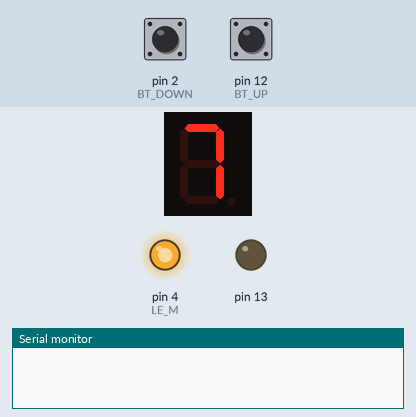
Simulated run of this sketch. Board: Arduino Uno, built with avr-gcc and run on an emulated ATmega328P. Shown: 1-digit seven-segment display, output pins drawn as LEDs (lit = HIGH), the last lines printed to the serial monitor. Wiring (inferred from the names in the program): 1-digit 7-segment display, segments lit when HIGH: segments pin 5, pin 6, pin 7, pin 8, pin 9, pin 10, pin 11. The test bench sets the inputs (shaded band); at power-on: pin 12 (BT_UP) HIGH, pin 2 (BT_DOWN) HIGH. The segment pins are drawn as the display they are named for; pins used as bus, display or sensor lines are not drawn.

Above: at 1.2 s.
1.3 s: pin 12 (BT_UP) pulled LOW for 0.15 s
At 1.41 s:
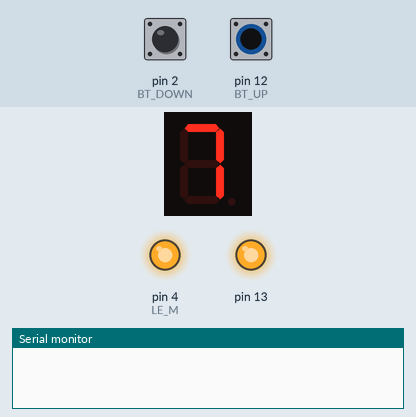
3.0 s: pin 12 (BT_UP) pulled LOW for 3.2 s
At 7.0 s:
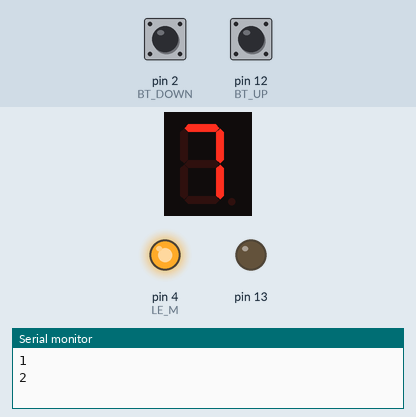
7.7 s: pin 2 (BT_DOWN) pulled LOW for 3.2 s
At 8.1 s:
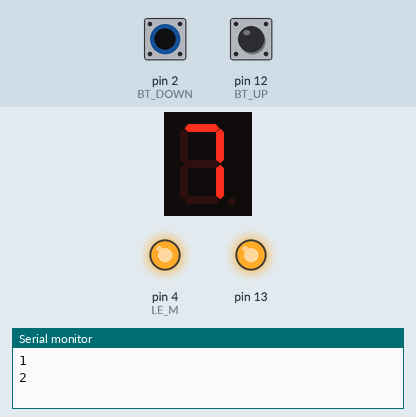
Timing chart, 0 to 12.5 s (numbered marks = the images above; inputs shaded):
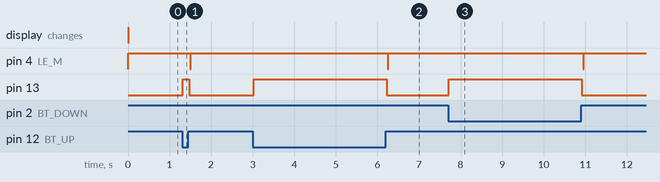

The sketch:

displaycounter.ino
```cpp
int BT_UP 	= 12;
int BT_DOWN = 2;
int VALOR = 0;
int VALOR_TEMP = 0;

int LE_U = 7;
int LE_D = 6;
int LE_C = 5;
int LE_M = 4;

int A_DT = 8;
int B_DT = 9;
int C_DT = 10;
int D_DT = 11;

int VALOR_M = 0;
int VALOR_C = 0;
int VALOR_D = 0;
int VALOR_U = 0;


void seta_ABCD (int entrada){
  if (entrada == 0){
    digitalWrite(D_DT, LOW);
  	digitalWrite(C_DT, LOW);
  	digitalWrite(B_DT, LOW);
    digitalWrite(A_DT, LOW);}

  if (entrada == 1){
    digitalWrite(D_DT, LOW);
  	digitalWrite(C_DT, LOW);
  	digitalWrite(B_DT, LOW);
    digitalWrite(A_DT, HIGH);}

  if (entrada == 2){
    digitalWrite(D_DT, LOW);
  	digitalWrite(C_DT, LOW);
  	digitalWrite(B_DT, HIGH);
    digitalWrite(A_DT, LOW);}

  if (entrada == 3){
    digitalWrite(D_DT, LOW);
  	digitalWrite(C_DT, LOW);
  	digitalWrite(B_DT, HIGH);
    digitalWrite(A_DT, HIGH);}

  if (entrada == 4){
    digitalWrite(D_DT, LOW);
  	digitalWrite(C_DT, HIGH);
  	digitalWrite(B_DT, LOW);
    digitalWrite(A_DT, LOW);}

  if (entrada == 5){
    digitalWrite(D_DT, LOW);
  	digitalWrite(C_DT, HIGH);
  	digitalWrite(B_DT, LOW);
    digitalWrite(A_DT, HIGH);}

  if (entrada == 6){
    digitalWrite(D_DT, LOW);
  	digitalWrite(C_DT, HIGH);
  	digitalWrite(B_DT, HIGH);
    digitalWrite(A_DT, LOW);}

  if (entrada == 7){
    digitalWrite(D_DT, LOW);
  	digitalWrite(C_DT, HIGH);
  	digitalWrite(B_DT, HIGH);
    digitalWrite(A_DT, HIGH);}

  if (entrada == 8){
    digitalWrite(D_DT, HIGH);
  	digitalWrite(C_DT, LOW);
  	digitalWrite(B_DT, LOW);
    digitalWrite(A_DT, LOW);}

  if (entrada == 9){
    digitalWrite(D_DT, HIGH);
  	digitalWrite(C_DT, LOW);
  	digitalWrite(B_DT, LOW);
    digitalWrite(A_DT, HIGH);}}


void ATUALIZA_DISP (void){

  VALOR_M = VALOR / 1000;
  VALOR_C = (VALOR / 100) - (10*VALOR_M);
  VALOR_D = (VALOR / 10) - (10*VALOR_C) - (100*VALOR_M);
  VALOR_U = VALOR - (10*VALOR_D) - (100*VALOR_C) - (1000*VALOR_M);

  seta_ABCD (VALOR_U);

  digitalWrite(LE_U, LOW);
  delay(10);
  digitalWrite(LE_U, HIGH);

  seta_ABCD (VALOR_D);

  digitalWrite(LE_D, LOW);
  delay(10);
  digitalWrite(LE_D, HIGH);

  seta_ABCD (VALOR_C);

  digitalWrite(LE_C, LOW);
  delay(10);
  digitalWrite(LE_C, HIGH);

  seta_ABCD (VALOR_M);

  digitalWrite(LE_M, LOW);
  delay(10);
  digitalWrite(LE_M, HIGH);
}


void setup(){
  Serial.begin(9600);
  pinMode(12, INPUT_PULLUP);
  pinMode(2, INPUT_PULLUP);
  pinMode(13, OUTPUT);

  pinMode(LE_U, OUTPUT);
  pinMode(LE_D, OUTPUT);
  pinMode(LE_C, OUTPUT);
  pinMode(LE_M, OUTPUT);
  pinMode(D_DT, OUTPUT);
  pinMode(C_DT, OUTPUT);
  pinMode(B_DT, OUTPUT);
  pinMode(A_DT, OUTPUT);

  digitalWrite(A_DT, LOW);
  digitalWrite(B_DT, LOW);
  digitalWrite(C_DT, LOW);
  digitalWrite(D_DT, LOW);

  digitalWrite(LE_U, LOW);
  digitalWrite(LE_D, LOW);
  digitalWrite(LE_C, LOW);
  digitalWrite(LE_M, LOW);

  delay(10);

  digitalWrite(LE_U, HIGH);
  digitalWrite(LE_D, HIGH);
  digitalWrite(LE_C, HIGH);
  digitalWrite(LE_M, HIGH);


}

void loop(){

  if (VALOR != VALOR_TEMP){
    Serial.println(VALOR);
    ATUALIZA_DISP ();
    VALOR_TEMP = VALOR;}

  if (digitalRead(BT_UP) == 0){
    delay(20);
    VALOR = VALOR + 1;
    digitalWrite(13,HIGH);
    while(digitalRead(BT_UP) == 0){}
    delay(20);
    digitalWrite(13,LOW);}

  if (digitalRead(BT_DOWN) == 0){
    delay(20);
    if (VALOR >= 1){
      VALOR = VALOR - 1;}
    digitalWrite(13,HIGH);
    while(digitalRead(BT_DOWN) == 0){}
    delay(20);
    digitalWrite(13,LOW);}


}
```

Measured:
- after the input at 1.3 s, pin 4 (LE_M): HIGH → LOW after 0.20 s, → HIGH 0.01 s later; pin 13: LOW → HIGH at once, → LOW 0.15 s later
- after the input at 3.0 s, pin 4 (LE_M): HIGH → LOW after 3.3 s, → HIGH 0.01 s later; pin 13: LOW → HIGH at once, → LOW 3.2 s later
- after the input at 7.7 s, pin 4 (LE_M): HIGH → LOW after 3.3 s, → HIGH 0.01 s later; pin 13: LOW → HIGH at once, → LOW 3.2 s later
